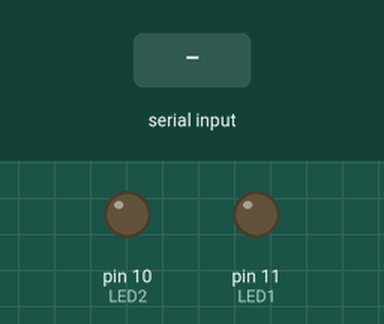
Bench run of a sketch on a simulated Arduino Uno, built with avr-gcc and run on an emulated ATmega328P. On the bench: output pins drawn as LEDs (lit = HIGH). The inputs (shaded band) are chosen by the test bench.

Above: at 1.2 s.
1.3 s: "30,150\n" received over Serial
2.8 s: "1\n" received over Serial
At 3.2 s:
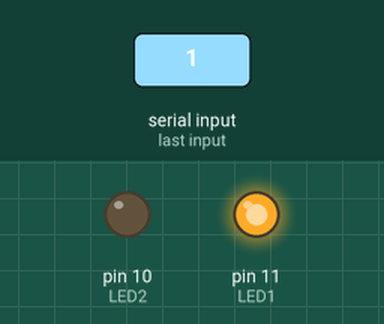
4.3 s: "2\n" received over Serial
At 5.5 s:
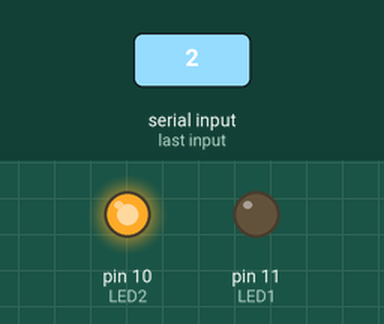
5.8 s: "90,45\n" received over Serial
At 6.7 s:
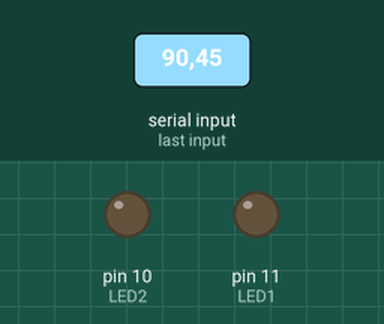
7.3 s: "3\n" received over Serial
At 7.9 s:
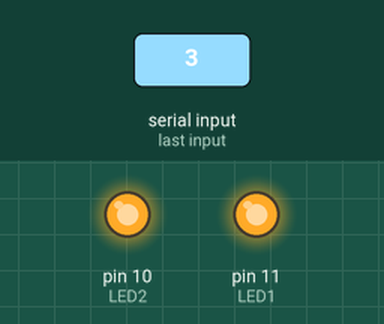
Timing chart, 0 to 9.8 s (numbered marks = the images above; inputs shaded):
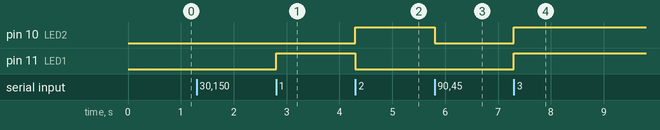

The sketch:

ledTest.ino
```cpp
//#define DEBUG

#define LED1 11
#define LED2 10


void setup()
{
    Serial.begin(9600);

    pinMode(LED1, OUTPUT);
    pinMode(LED2, OUTPUT);
}

void loop()
{
    int goodInput = -1;
    int ledCombo = -1;

    goodInput = getInput(&ledCombo);

    #ifdef DEBUG
    Serial.print("in loop():\t\tgoodInput = ");
    Serial.print(goodInput);
    Serial.print(", ledCombo = ");
    Serial.println(ledCombo);
    #endif

    if (goodInput)
    {
        setLEDs(ledCombo);
    }
}

int getInput(int *ledCombo)
{
    char c;
    while (true)
    {
        if (Serial.available())
        {
            c = Serial.read();
            #ifdef DEBUG
            Serial.print("in getInput():\t\tc = ");
            Serial.print(c);
            #endif

            if (isdigit(c))
            {
                int temp = atoi(&c);
                #ifdef DEBUG
                Serial.print(", temp = ");
                Serial.println(temp);
                #endif

                if (temp >= 0 && temp < 4)
                {
                    *ledCombo = temp;
                    return 1;
                }
            } else {
                #ifdef DEBUG
                Serial.println();
                #endif
            }
            return 0;
        }
    }
}

void setLEDs(int ledCombo)
{
    switch (ledCombo)
    {
        case 0:
            digitalWrite(LED1, LOW);
            digitalWrite(LED2, LOW);
            break;
        case 1:
            digitalWrite(LED1, HIGH);
            digitalWrite(LED2, LOW);
            break;
        case 2:
            digitalWrite(LED1, LOW);
            digitalWrite(LED2, HIGH);
            break;
        case 3:
            digitalWrite(LED1, HIGH);
            digitalWrite(LED2, HIGH);
            break;
    }
}
```

Measured:
- after the input at 2.8 s, pin 11 (LED1): LOW → HIGH at once
- after the input at 4.3 s, pin 10 (LED2): LOW → HIGH at once; pin 11 (LED1): HIGH → LOW at once
- after the input at 5.8 s, pin 10 (LED2): HIGH → LOW at once
- after the input at 7.3 s, pin 10 (LED2), pin 11 (LED1): LOW → HIGH at once
